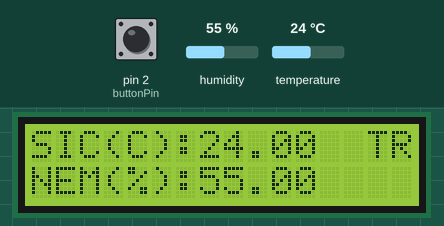
Recording of a sketch running on a simulated Arduino Uno, built with avr-gcc and run on an emulated ATmega328P. Shown: 16×2 character LCD. The inputs (shaded band) are chosen by the test bench; at power-on: pin 2 (buttonPin) HIGH, humidity 55 %, temperature 24 °C.

Above: at 1.2 s.
1.3 s: pin 2 (buttonPin) pulled LOW for 0.15 s
At 1.8 s:
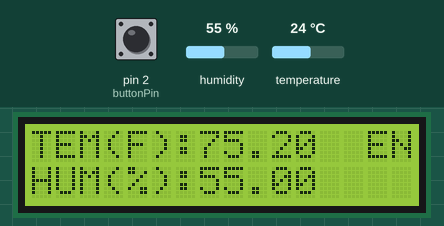
2.9 s: humidity set to 22 %
At 4.9 s:
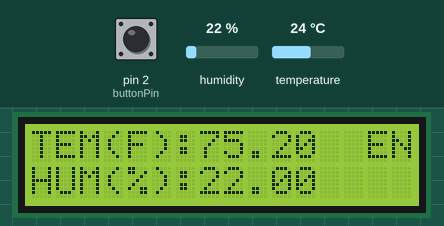
5.6 s: temperature set to 12 °C
At 7.3 s:
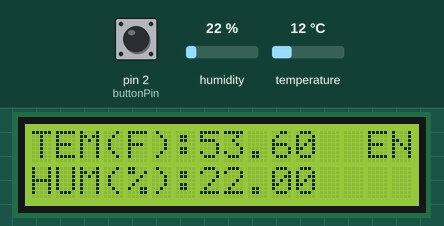
7.6 s: pin 2 (buttonPin) pulled LOW for 1 s
At 8.4 s:
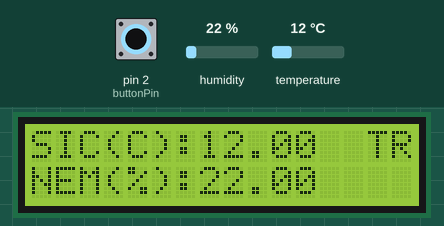
10.1 s: humidity set to 40 %
At 11.1 s:
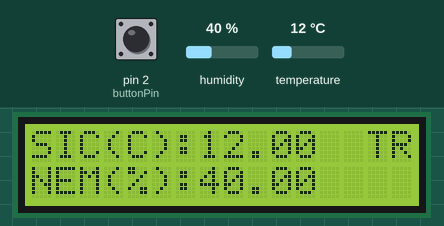
11.7 s: temperature set to 19 °C
At 13.5 s:
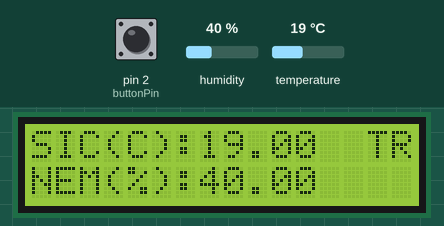
Timing chart, 0 to 14.7 s (numbered marks = the images above; inputs shaded):
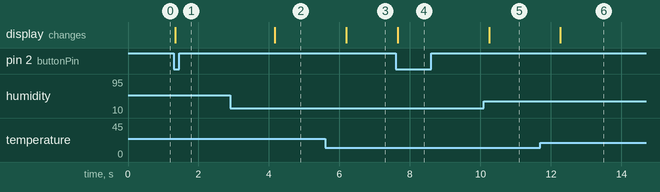

Measured:
- after the input at 1.3 s, the display: changes at once (image 1)
- after the input at 2.9 s, the display: changes after 1.3 s (image 2)
- after the input at 5.6 s, the display: changes after 0.59 s (image 3)
- after the input at 7.6 s, the display: changes after 0.06 s (image 4)
- after the input at 10.1 s, the display: changes after 0.15 s (image 5)
- after the input at 11.7 s, the display: changes after 0.57 s (image 6)

The sketch:

code.ino
```cpp
#include <DHT.h>
#include <DHT_U.h>
#include <LiquidCrystal_I2C.h>

#define DHT11_PIN 7
#define buttonPin 2
DHT dht(DHT11_PIN, DHT11);


LiquidCrystal_I2C lcd(0X27,16,2);
uint8_t previousState;
char LCD_LANGUAGE = 'T';

void setup(){
  lcd.init();
  lcd.backlight();
  dht.begin();
  previousState = digitalRead(buttonPin);
}

void loop(){

    float tempC = dht.readTemperature();
    float hum = dht.readHumidity();
    uint8_t btn = digitalRead(buttonPin);
    if (btn == LOW && previousState == HIGH) {
      if (LCD_LANGUAGE == 'E') {
        LCD_LANGUAGE = 'T';
      } else {
        LCD_LANGUAGE = 'E';
      }
    }
    previousState = digitalRead(buttonPin);
    lcd.setCursor(0, 0);

    if (LCD_LANGUAGE == 'E') {
      lcd.print("TEM(F):");
      float tempF = tempC * 1.8 + 32;
      lcd.setCursor(7, 0);
      lcd.print(tempF);
      lcd.print(" ");
      lcd.setCursor(14, 0);
      lcd.print("EN\n");
    } else {
      lcd.print("SIC(C):");
      lcd.setCursor(7, 0);
      lcd.print(tempC);
      lcd.print(" ");
      lcd.setCursor(14, 0);
      lcd.print("TR\n");
    }

    lcd.setCursor(0, 1);

    if (LCD_LANGUAGE == 'E') {
      lcd.print("HUM(%):");
      lcd.print(hum);
    } else {
      lcd.print("NEM(%):");
      lcd.print(hum);
    }


}
```
